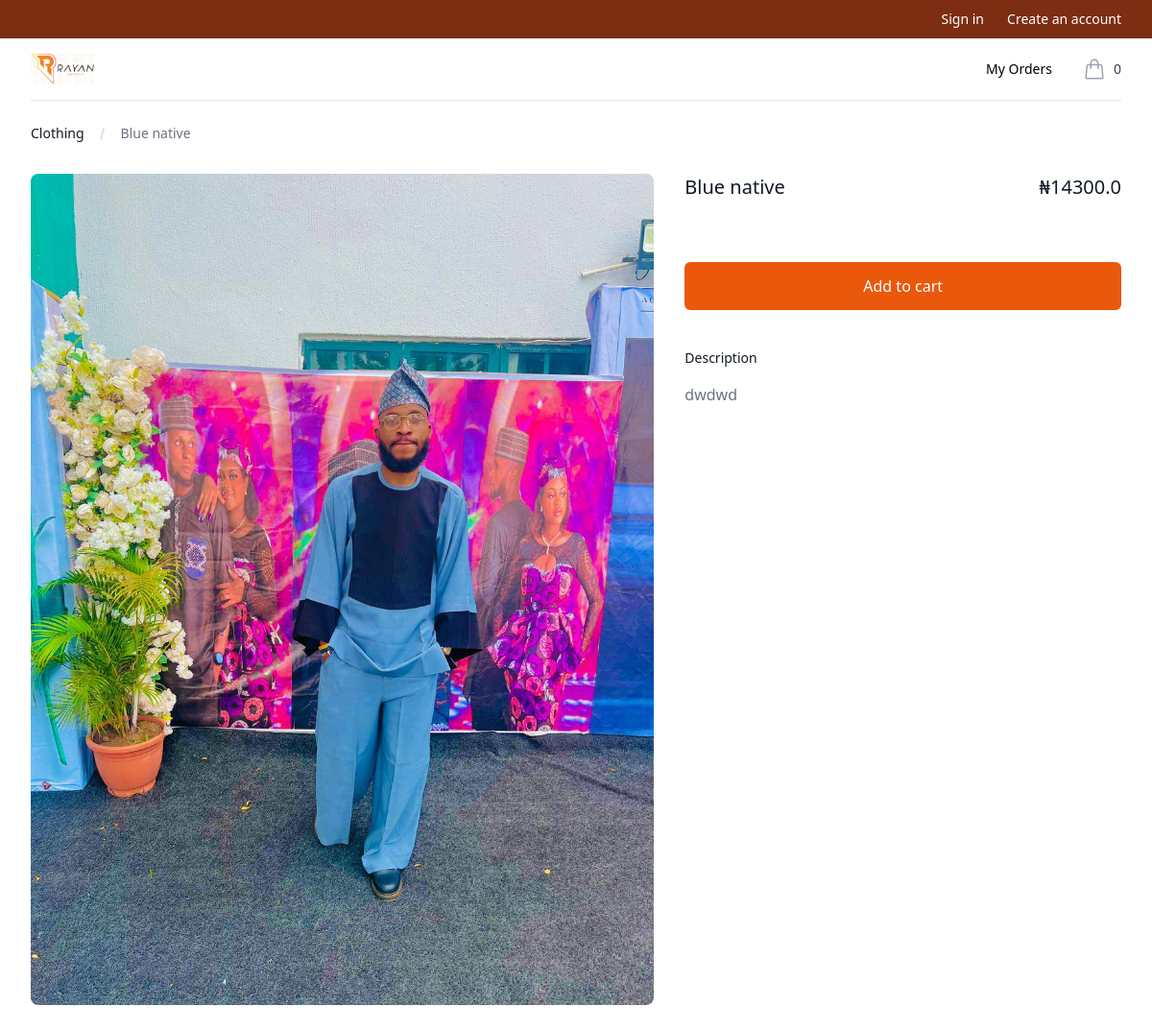
Screenshot of /product/blue-native/ with the database file from the repository.
### store/models.py (models this page shows, shortened)
class Product(models.Model):
    name = models.CharField(max_length=255)  # Adjust max_length for better limits
    price = models.FloatField()
    digital = models.BooleanField(default=False, null=True, blank=False)
    image = models.ImageField(null=True, blank=True)
    description = models.TextField(null=True, blank=True)  # Description field added
    slug = models.SlugField(unique=True, blank=True, null=True)  # Slug field added
    @property
    def imageURL(self):
        try:
            url = self.image.url
        except:
            url = ''
        return url

### store/views.py (the view)
# urls.py: path('product/<slug:slug>/', views.product_detail, name='product_detail'),
@ non_driver_required
def product_detail(request, slug):
    product = get_object_or_404(Product, slug=slug)
    if request.user.is_authenticated:
        customer = request.user.customer
        order, created = Order.objects.get_or_create(customer=customer, complete=False)
        items = order.orderitem_set.all()
        cartItems = order.get_cart_items
    else:
        items = []
        order = {'get_cart_total': 0, 'get_cart_items': 0, 'shipping': False}
        cartItems = order['get_cart_items']
    return render(request, 'store/product_detail.html', {'product': product, 'cartItems': cartItems})

### store/decorator.py (called while the page is built)
def non_driver_required(view_func):
    @wraps(view_func)
    def _wrapped_view(request, *args, **kwargs):
        if request.user.is_authenticated:
            if hasattr(request.user, 'deliverydriver'):
                return redirect('all_deliveries')
        return view_func(request, *args, **kwargs)
    return _wrapped_view

### store/templates/store/product_detail.html (shortened to what this page needs)
{% extends 'store/base.html' %}
{% block content %}
<div class="bg-white">
    <div class="pb-16 pt-6 sm:pb-24">
      <nav aria-label="Breadcrumb" class="mx-auto max-w-7xl px-4 sm:px-6 lg:px-8">
        <ol role="list" class="flex items-center space-x-4">
          <li>
            <div class="flex items-center">
              <a href="#" class="mr-4 text-sm font-medium text-gray-900">Clothing</a>
              <svg viewBox="0 0 6 20" aria-hidden="true" class="h-5 w-auto text-gray-300">
                <path d="M4.878 4.34H3.551L.27 16.532h1.327l3.281-12.19z" fill="currentColor" />
              </svg>
            </div>
          </li>
          <li class="text-sm">
            <a href="#" aria-current="page" class="font-medium text-gray-500 hover:text-gray-600">{{product.name}}</a>
          </li>
        </ol>
      </nav>
      <div class="mx-auto mt-8 max-w-2xl px-4 sm:px-6 lg:max-w-7xl lg:px-8">
        <div class="lg:grid lg:auto-rows-min lg:grid-cols-12 lg:gap-x-8">
          <div class="lg:col-span-5 lg:col-start-8">
            <div class="flex justify-between">
              <h1 class="text-xl font-medium text-gray-900">{{product.name}}</h1>
              <p class="text-xl font-medium text-gray-900">&#8358;{{product.price}}</p>
            </div>
          </div>
          <div class="mt-8 lg:col-span-7 lg:col-start-1 lg:row-span-3 lg:row-start-1 lg:mt-0">
            <div class="grid grid-cols-1 lg:grid-cols-1 lg:grid-rows-1 lg:gap-8">
                <img src="{{product.imageURL}}" alt="Back of women&#039;s Basic Tee in black." class="rounded-lg lg:col-span-2 lg:row-span-2">
            </div>
          </div>
          <div class="mt-8 lg:col-span-5">
              <button data-product="{{product.id}}" data-action="add" class="update-cart mt-8 flex w-full items-center justify-center rounded-md border border-transparent bg-orange-600 px-8 py-3 text-base font-medium text-white hover:bg-orange-700 focus:outline-none focus:ring-2 focus:ring-orange-500 focus:ring-offset-2">Add to cart</button>
            <div class="mt-10">
              <h2 class="text-sm font-medium text-gray-900">Description</h2>
              <div class="prose prose-sm mt-4 text-gray-500">
                <p>{{product.description}}</p>
              </div>
            </div>
          </div>
        </div>
      </div>
    </div>
  </div>
{% endblock %}

### rows the page displays
Product: name "Blue native", price "14300.0", imageURL (picture), description "dwdwd"

### other values shown
{{ cartItems }} "0"
